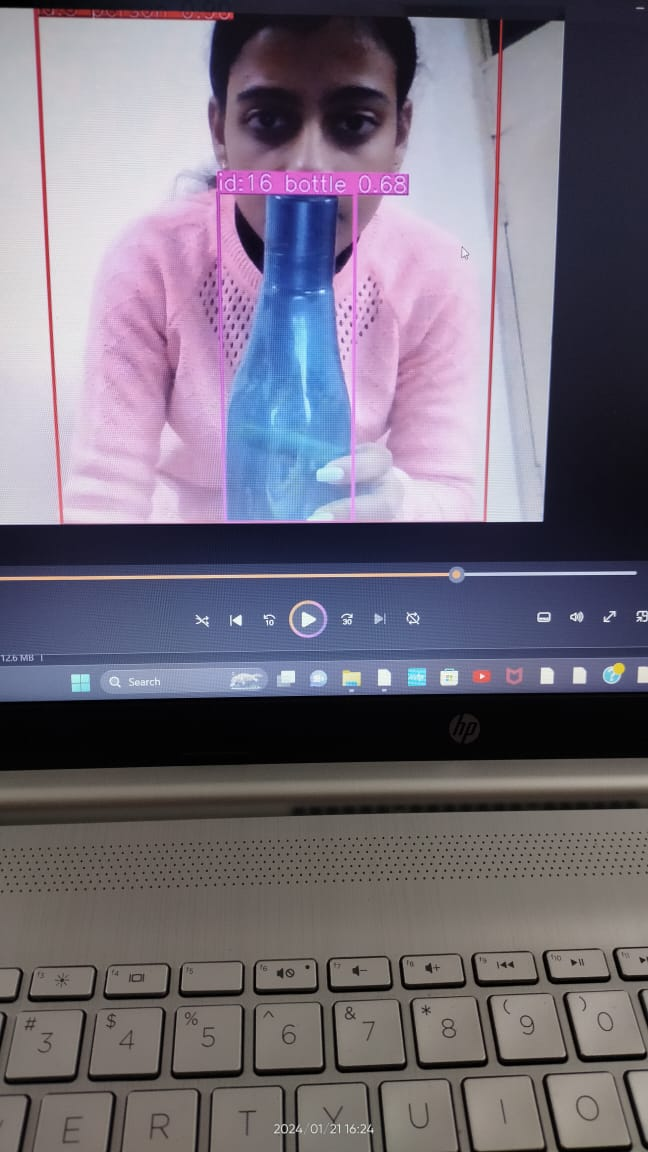
#> input picture Class Projects/Assingment 2/obdetection photo1.jpg, 648 x 1152 px, given in place of the camera
$ python dataset.py
#> lines starting #> are read from the running program, lines starting #| are printed output that depends on the picture; after the words box and inside, x2 and y2 are one past the last pixel; in counts of white or black regions, pixels touching at a corner belong together
import cv2
import os
import time

haar_file='haarcascade_frontalface_default.xml'
datasets='C:/Users/acer/PycharmProjects/facedetect/dataset/'
name="Shephali"
path=os.path.join(datasets,name)
if not os.path.isdir(path):
    os.mkdir(path)

face_cascade=cv2.CascadeClassifier(haar_file)
cap=cv2.VideoCapture(0)
print("Webcam is Open?",cap.isOpened())

time.sleep(2)
count=1


while count<101:
    ret,frame=cap.read()
#> frame is the input picture: shape (1152, 648, 3); mean B, G, R 123.2, 109.4, 116
    if ret==True:
        img_gray=cv2.cvtColor(frame,cv2.COLOR_BGR2GRAY)
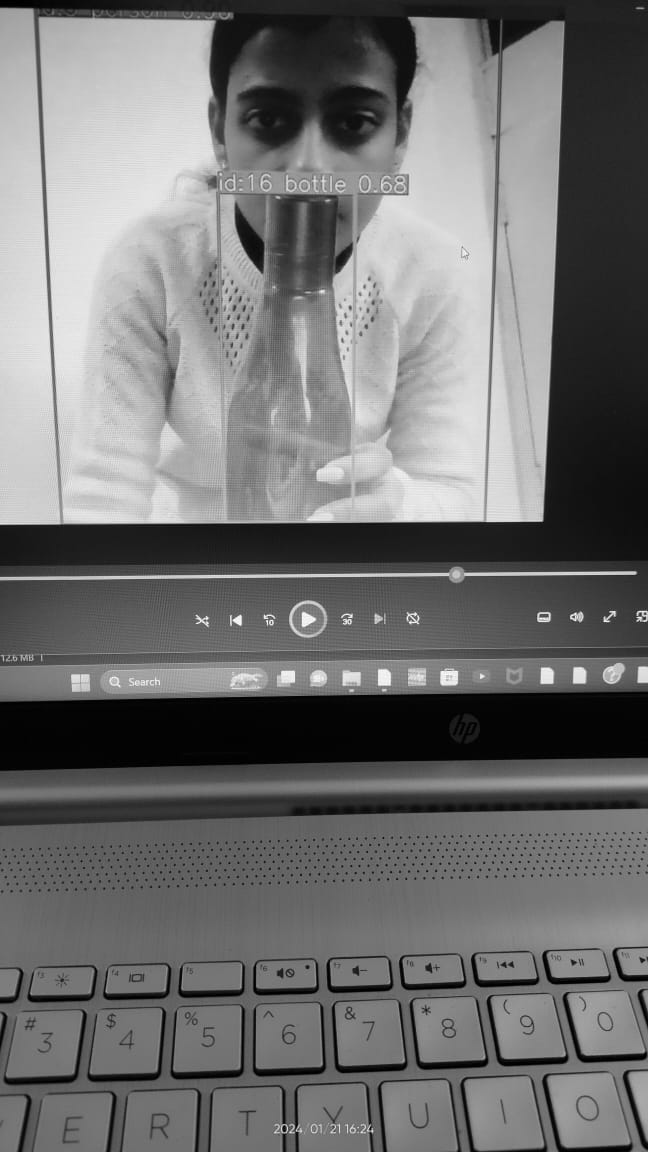
#> img_gray: shape (1152, 648); min 0, max 254, mean 112.9
        faces=face_cascade.detectMultiScale(img_gray,1.3,4)
#> faces = [[170, 22, 278, 278]]
        #detectMultiscale(source_image,scale,min_neighbours)
        for (x,y,w,h) in faces:
            cv2.rectangle(frame,(x,y),(x+w,y+h),(0,255,0),2)
            face=img_gray[y:y+h,x:x+h]
            face_resize=cv2.resize(face,(640,480))
            cv2.imwrite("%s/%s.png"%(path,count),face_resize)
#> this loop made 1 pass
#> pass 1, `face=img_gray[y:y+h,x:x+h]`:
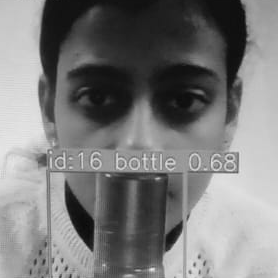
#> face: shape (278, 278); min 5, max 237, mean 123.9
#> pass 1, `face_resize=cv2.resize(face,(640,480))`:
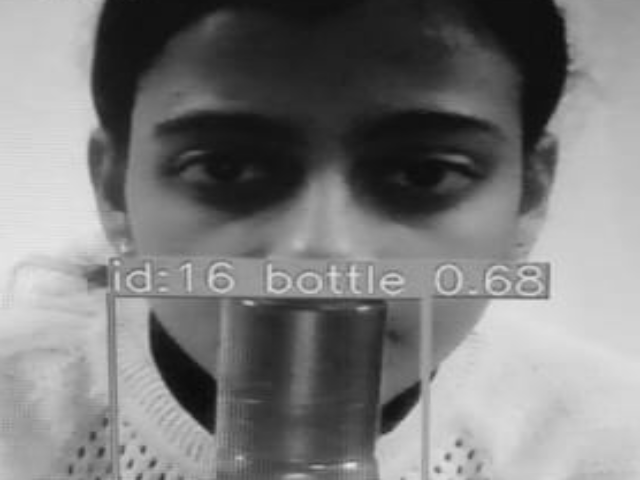
#> face_resize: shape (480, 640); min 7, max 233, mean 123.8
#> after the loop:
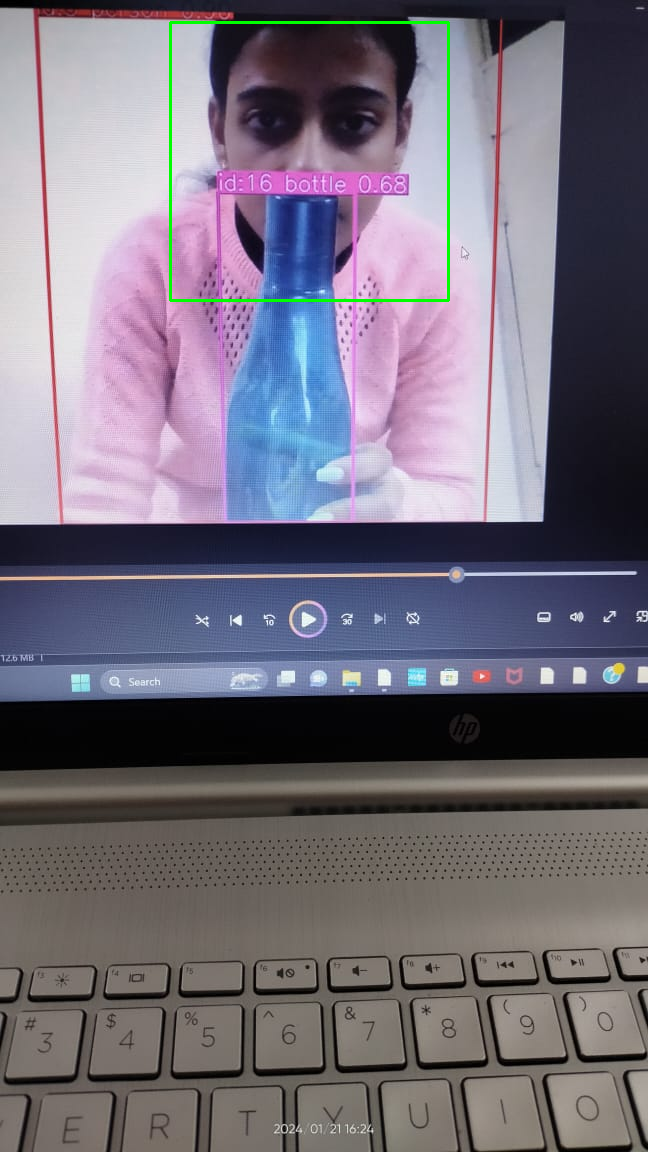
#> frame: shape (1152, 648, 3); 0.45% of pixels changed, all inside (x1, y1, x2, y2) = (169, 21, 450, 302)
        count=count+1
        cv2.imshow("Face Capturing",frame)
        if cv2.waitKey(1)==ord('q'):
#> (key q is pressed here)
            break
print("Your face has been created")
cap.release()
cv2.destroyAllWindows()
